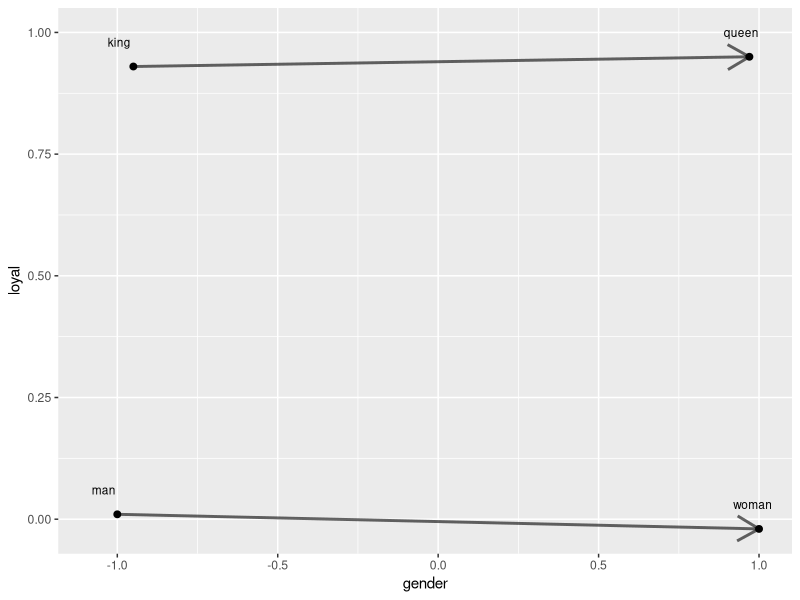
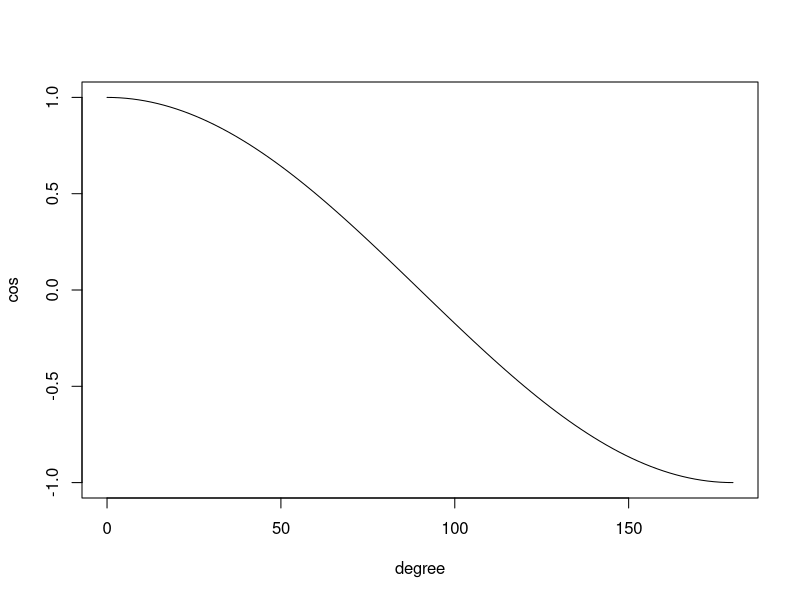

These figures' R source, in order:
## ---- chunk 1
knitr::opts_chunk$set(echo = FALSE)
## ---- chunk 2
require(grid)
require(ggplot2)
d=data.frame(gender=c(-1, 1, -0.95, 0.97), loyal=c(0.01, -0.02, 0.93, 0.95))
ggplot(d, aes(gender, loyal, label= c("man","woman","king","queen"))) + 
geom_point(size=2, shape=21, fill="black") +
  geom_text(size=3, hjust = 0, nudge_y = 0.05, nudge_x = - 0.08)+
  annotate("segment", x = -1, xend = 1, y = 0.01, yend = -0.02, colour = "black", size=1, alpha=0.6, arrow=arrow())+
  annotate("segment", x = -0.95, xend = 0.97, y = 0.93, yend = 0.95, colour = "black", size=1, alpha=0.6, arrow=arrow())
## ---- chunk 3
theta=seq(0,pi,length = 100)
cos_theta=cos(theta)
plot(theta/pi*180, cos_theta, type = "l", xlab = "degree", ylab = "cos")
